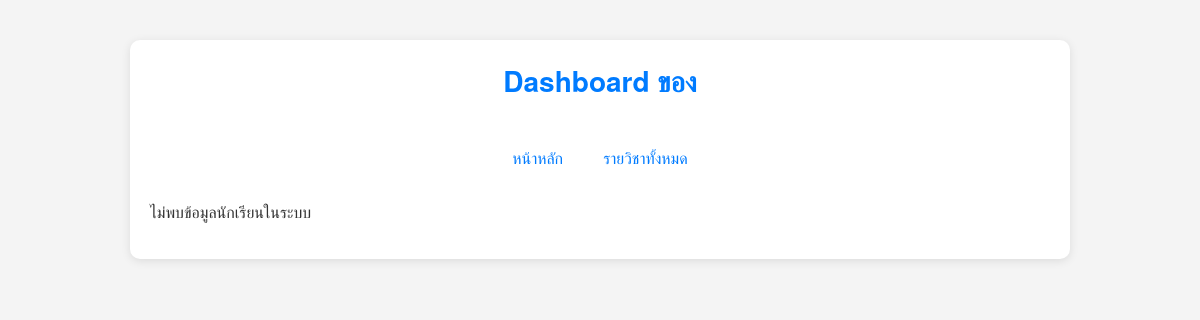
The page /users/dashboard/ (signed in) on the database as committed earlier.
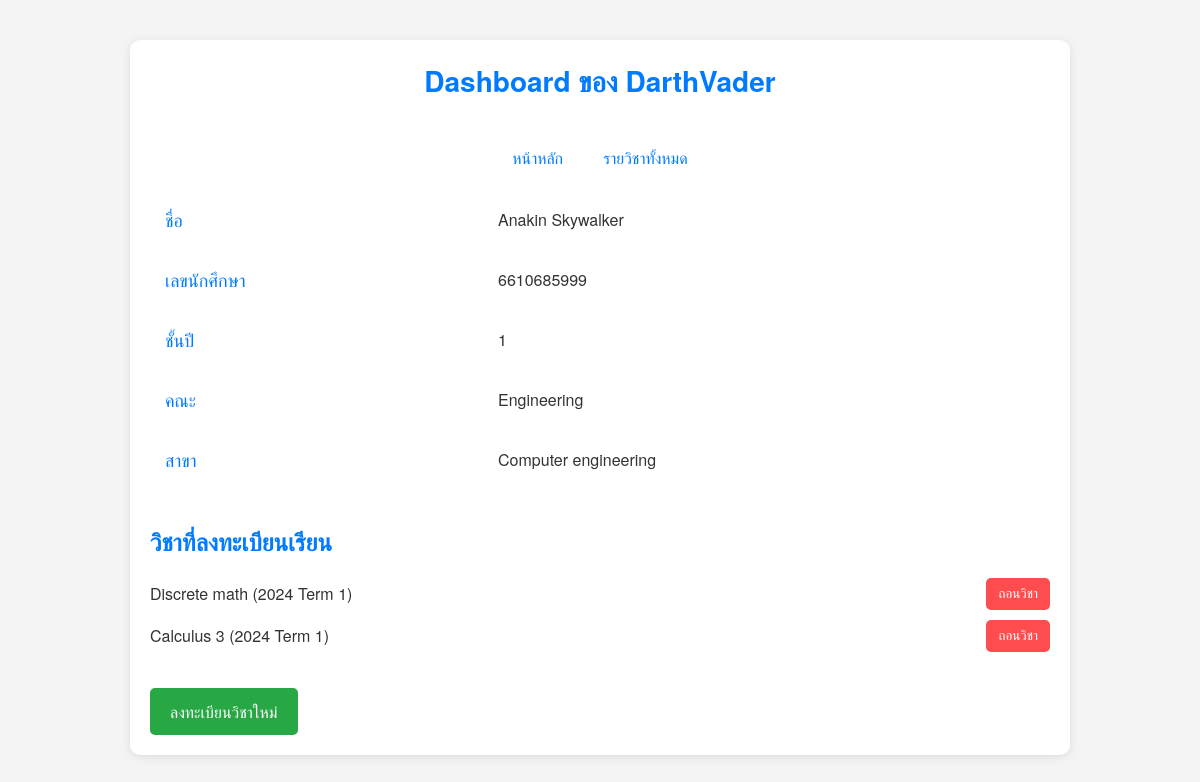
The same page on the database as committed later.
### app_users/models.py (models this page shows, shortened)
class Student(models.Model):
    GENDER_CHOICES = [
        ("M", "Male"),
        ("F", "Female"),
        ("O", "Other"),
    ]
    student_id = models.CharField(max_length=10, unique=True)  # รหัสนักเรียน
    first_name = models.CharField(max_length=100)  # ชื่อ
    last_name = models.CharField(max_length=100)  # นามสกุล
    date_of_birth = models.DateField()  # วันเกิด
    email = models.EmailField(unique=True)  # อีเมล
    phone_number = models.CharField(max_length=15, blank=True, null=True)  # เบอร์โทรศัพท์
    address = models.TextField(blank=True, null=True)  # ที่อยู่
    gender = models.CharField(max_length=1, choices=GENDER_CHOICES, default="O")  # เพศ
    faculty = models.CharField(max_length=100, blank=True, null=True)  # คณะวิชา
    major = models.CharField(max_length=100, blank=True, null=True)  # สาขาวิชา
    year_level = models.IntegerField(default=1)  # ปีการศึกษา
    user = models.OneToOneField(User, on_delete=models.CASCADE)

### RegCN/models.py (models this page shows, shortened)
class QuotaRequest(models.Model):
    student = models.ForeignKey(User, on_delete=models.CASCADE)  # นักเรียนที่ขอโควต้า
    subject = models.ForeignKey(Subject, on_delete=models.CASCADE)  # วิชาที่ต้องการขอโควต้า
    request_date = models.DateTimeField(auto_now_add=True)  # วันที่ขอ
    approved = models.BooleanField(default=False)  # อนุมัติหรือไม่
    rejected = models.BooleanField(default=False)  # ปฏิเสธหรือไม่

class Subject(models.Model):
    title = models.CharField(max_length=60)
    subject_id = models.CharField(max_length=6, primary_key=True)
    subject_term = models.CharField(max_length=6, choices=term_choice, default="1")
    subject_year = models.IntegerField(
        choices=YEAR_CHOICES, default=datetime.datetime.now().year
    )
    avilable_seat = models.IntegerField(default=0, validators=[MinValueValidator(0)])
    subject_is_open = models.BooleanField()

### app_users/views.py (the view)
# urls.py: path("dashboard/", views.dashboard, name="dashboard"),
@login_required
def dashboard(request: HttpRequest):
    quota_requests = None
    try:
        student = Student.objects.get(user=request.user)
        quota_requests = QuotaRequest.objects.filter(student=student.user)  # ข้อมูลการลงทะเบียนวิชา
        subjects = [quota_request.subject for quota_request in quota_requests]  # ดึงวิชาที่ผู้ใช้ลงทะเบียน
    except Student.DoesNotExist:
        student = None  # กรณีไม่มีข้อมูล Student
        subjects = []
    return render(request, "registration/dashboard.html", {"student": student, 'quota_requests': quota_requests, 'subjects': subjects})

### app_users/templates/registration/dashboard.html (shortened to what this page needs)
<!DOCTYPE html>
<html lang="en">
<head>
</head>
<body>
    <div class="container">
        <div class="header">
            Dashboard ของ {{ student.user.username }}
        </div>
        <div class="left-section">
            <a href="{% url 'home' %}">หน้าหลัก</a>
            <a href="{% url 'subject_list' %}" class="btn">รายวิชาทั้งหมด</a>
        </div>
        {% if student %}
        <table>
            <tr>
                <th>ชื่อ</th>
                <td>{{ student.first_name }} {{ student.last_name }}</td>
            </tr>
            <tr>
                <th>เลขนักศึกษา</th>
                <td>{{ student.student_id }}</td>
            </tr>
            <tr>
                <th>ชั้นปี</th>
                <td>{{ student.year_level }}</td>
            </tr>
            <tr>
                <th>คณะ</th>
                <td>{{ student.faculty }}</td>
            </tr>
            <tr>
                <th>สาขา</th>
                <td>{{ student.major }}</td>
            </tr>
        </table>
        <h2>วิชาที่ลงทะเบียนเรียน</h2>
        <ul>
            {% for request in quota_requests %}
            <li>
                <span class="subject-info">
                    {{ request.subject.title }} ({{ request.subject.subject_year }} Term {{ request.subject.subject_term }})
                </span>
                <span class="subject-actions">
                    <form action="{% url 'drop_subject' request.subject.subject_id %}" method="POST">
                        <button type="submit">ถอนวิชา</button>
                    </form>
                </span>
            </li>
            {% empty %}
            <li>ยังไม่ได้ลงทะเบียนวิชาใดๆ</li>
            {% endfor %}
        </ul>
        <a href="{% url 'register_subject' %}" class="register-link">ลงทะเบียนวิชาใหม่</a>
        {% else %}
        <p>ไม่พบข้อมูลนักเรียนในระบบ</p>
        {% endif %}
    </div>
</body>
</html>

Rows that differ between the two databases and show on the page:
added Student: user.username "DarthVader", first_name "Anakin", last_name "Skywalker", student_id "6610685999", year_level "1", faculty "Engineering", major "Computer engineering"
added QuotaRequest: subject "Discrete math", subject.subject_year "2024", subject.subject_term "1"
added QuotaRequest: subject "Calculus 3", subject.subject_year "2024", subject.subject_term "1"
Other text that changed with them:
text no longer shown: "ไม่พบข้อมูลนักเรียนในระบบ"
text now shown: "ชื่อ เลขนักศึกษา ชั้นปี คณะ สาขา วิชาที่ลงทะเบียนเรียน ลงทะเบียนวิชาใหม่"
